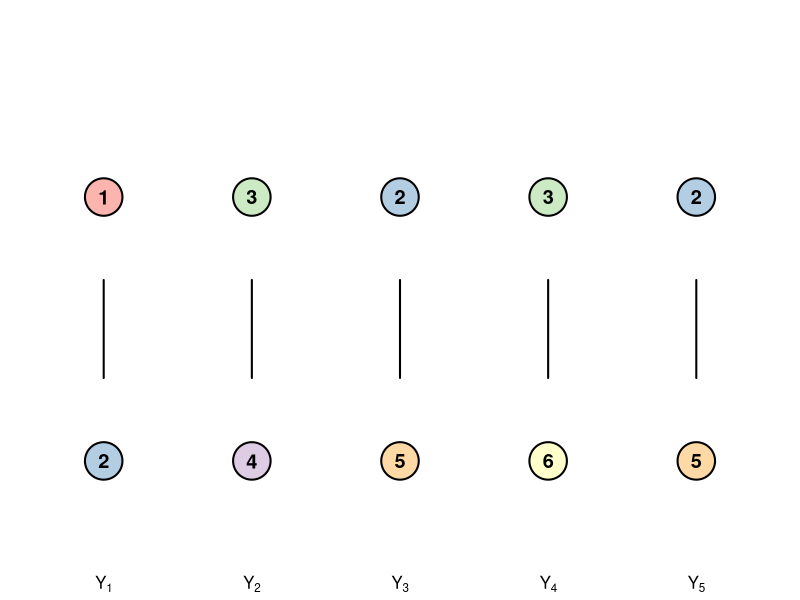

This chart was generated by the following R code:
set.seed(123)

# Define edges: pairs of node labels (integers)
# Some labels repeat to show identical values from DP
edges <- list(
  c(1, 2),
  c(3, 4),
  c(2, 5),
  c(3, 6),
  c(2, 5)
)

n_edges <- length(edges)

# Extract all node labels
all_nodes <- unique(unlist(edges))

# Assign colors (soft palette)
library(RColorBrewer)
node_colors <- brewer.pal(min(length(all_nodes), 8), "Pastel1")
names(node_colors) <- all_nodes

pdf("examples/unipartite_bnp_nets.pdf", width = 3, height = 2.5)
par(mar = c(1.5, 0, 0, 0), mgp = c(3, 0.3, 0)) # reduced bottom margin, no left/top/right margins

plot(NA,
  xlim = c(0.5, n_edges + 0.5), ylim = c(0, 3),
  xaxt = "n", yaxt = "n", xlab = "", ylab = "", bty = "n", type = "n"
)

# Plot params
node_cex <- 5
get_node_radius <- function(cex) strheight("O", cex = cex)
node_radius <- get_node_radius(node_cex)/0.72
margin <- 0.01

# X positions for edges
x_pos <- 1:n_edges
y_top <- 2
y_bottom <- 0.5

# Draw edges and nodes
for (i in seq_len(n_edges)) {
  nodes_pair <- edges[[i]]
  x <- x_pos[i]

  # Draw top node (circle)
  points(x, y_top, pch = 21, bg = node_colors[as.character(nodes_pair[1])], cex = node_cex, lwd = 2)
  text(x, y_top, labels = nodes_pair[1], cex = 1.2, col = "black", font = 2)

  # Draw bottom node (circle)
  points(x, y_bottom, pch = 21, bg = node_colors[as.character(nodes_pair[2])], cex = node_cex, lwd = 2)
  text(x, y_bottom, labels = nodes_pair[2], cex = 1.2, col = "black", font = 2)

  # Draw edge line
  segments(
    x0 = x, y0 = y_top - node_radius + margin,
    x1 = x, y1 = y_bottom + node_radius - margin,
    lwd = 2, col = "black"
  )
}

# Create expression labels for the axis: Y_1, Y_2, ..., Y_n
edge_labels <- do.call(expression, lapply(1:n_edges, function(i) bquote(Y[.(i)])))

# Add x-axis without axis line (lwd=0), with expression labels
axis(1, at = x_pos, labels = edge_labels, lwd = 0)

dev.off()
